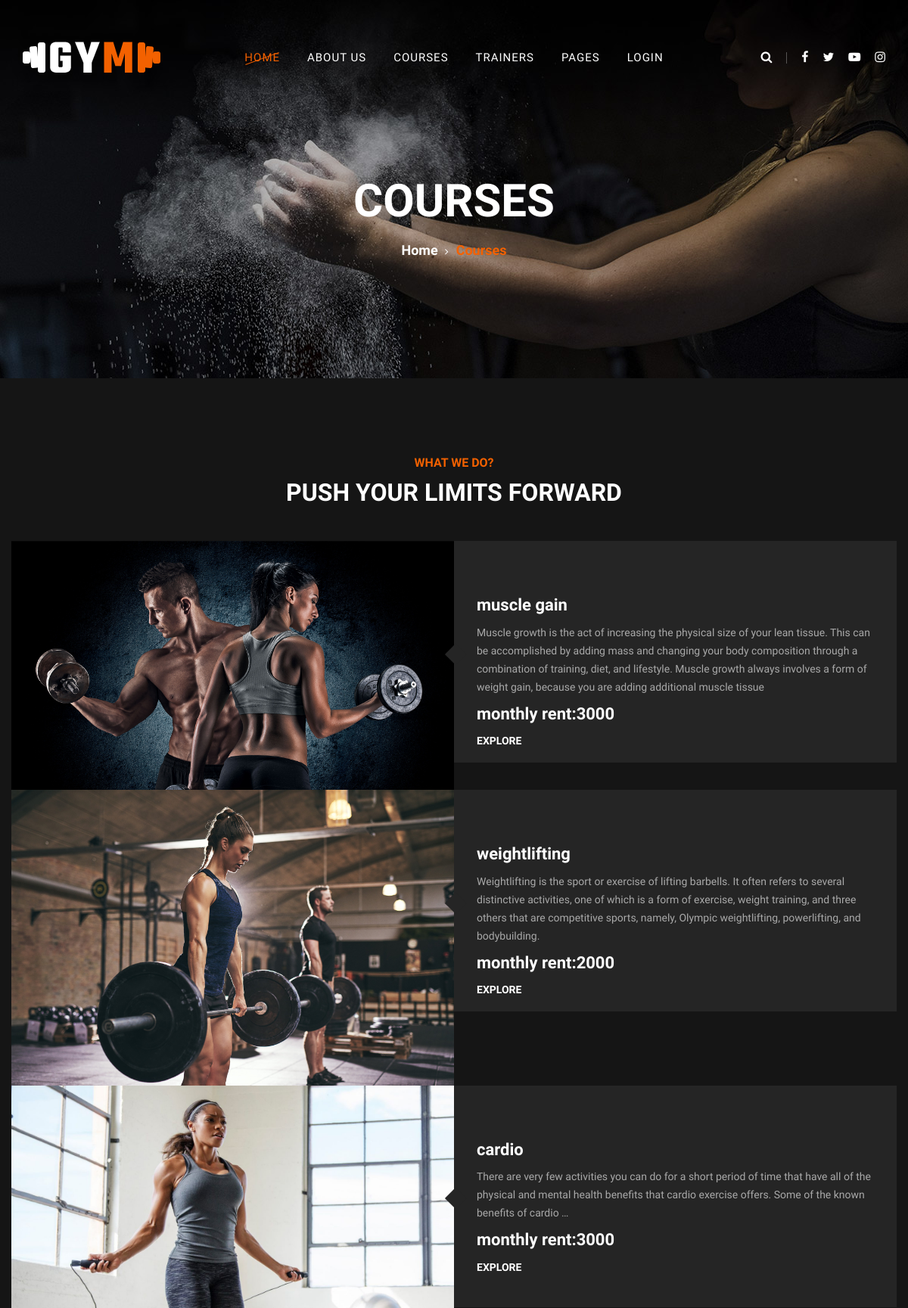
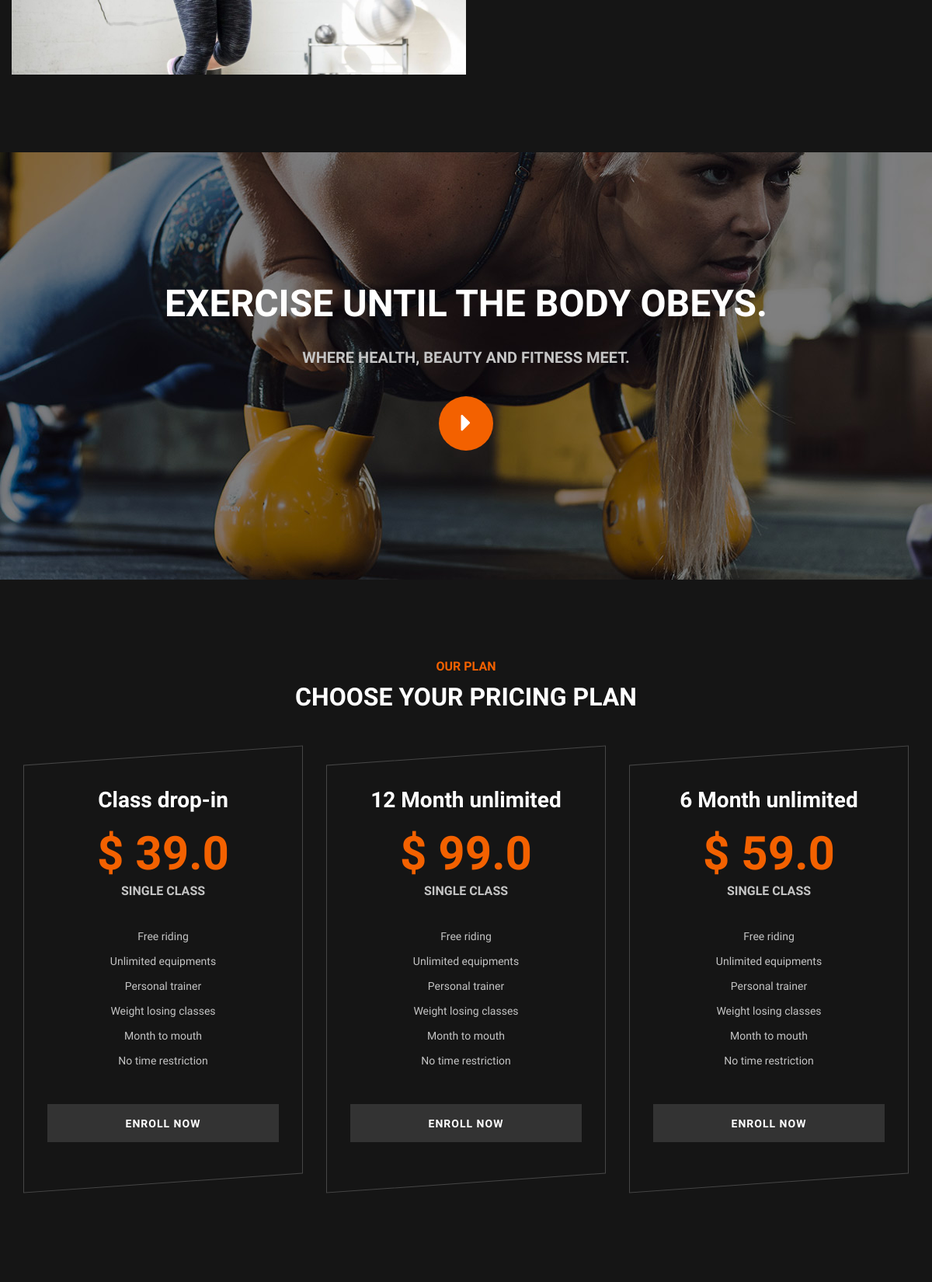
The page /course/course/ (upper part) on the database its author committed (2 pictures, top to bottom).
### course/models.py (models this page shows, shortened)
class Course(models.Model):
    course_name = models.CharField(max_length=100, unique=True)
    slug = models.SlugField(max_length=100, unique=True)
    price = models.IntegerField()
    image = models.ImageField(upload_to='course')
    description = models.TextField(max_length=500, blank=True)
    is_available = models.BooleanField(default=True)
    duration = models.DateField(null=True)
    def get_url(self):
        return reverse('course_details',args=[self.id])

### course/views.py (the view)
# urls.py: path('course/',views.course,name='course'),
def course(request):
    course = Course.objects.filter(is_available = True).order_by('-id')
    trainer = Trainer.objects.all()
    context ={
        'course': course
    }
    return render(request,'course.html',context)

### templates/course.html (shortened to what this page needs)
{% extends 'base.html' %}
{% load static %}
{% block content %}
<section class="breadcrumb-section set-bg" data-setbg="{%static 'img/breadcrumb-bg.jpg'%}">
    <div class="container">
        <div class="row">
            <div class="col-lg-12 text-center">
                <div class="breadcrumb-text">
                    <h2>Courses</h2>
                    <div class="bt-option">
                        <a href="./index.html">Home</a>
                        <span>Courses</span>
                    </div>
                </div>
            </div>
        </div>
    </div>
</section>
<section class="services-section spad">
    <div class="container">
        <div class="row">
            <div class="col-lg-12">
                <div class="section-title">
                    <span>What we do?</span>
                    <h2>PUSH YOUR LIMITS FORWARD</h2>
                </div>
            </div>
            {% if course %}
            {% for i in course %}
        </div>
        <div class="row">
            <div class="col-lg-6 order-lg-1 col-md-6 p-0">
                <div class="ss-pic"><a href=" {{ i.get_url}} ">
                    <img src="{{ i.image.url}}" alt="courses"></a>
                </div>
            </div>
            <div class="col-lg-6 order-lg-2 col-md-6 p-0">
                <div class="ss-text">
                    <h4>{{i.course_name}}</h4>
                    <p>{{i.description}}</p>
                    <h4>monthly rent:{{i.price}}</h4>
                    <a href="{% url 'course_details' i.id %}">Explore</a>
                </div>
            </div>
            {% endfor %}
            {% endif %}
        </div>
    </div>
</section>
<section class="banner-section set-bg" data-setbg="{%static 'img/banner-bg.jpg'%}">
    <div class="container">
        <div class="row">
            <div class="col-lg-12 text-center">
                <div class="bs-text service-banner">
                    <h2>Exercise until the body obeys.</h2>
                    <div class="bt-tips">Where health, beauty and fitness meet.</div>
                    <a href="https://www.youtube.com/watch?v=EzKkl64rRbM" class="play-btn video-popup"><i
                            class="fa fa-caret-right"></i></a>
                </div>
            </div>
        </div>
    </div>
</section>
<section class="pricing-section service-pricing spad">
    <div class="container">
        <div class="row">
            <div class="col-lg-12">
                <div class="section-title">
                    <span>Our Plan</span>
                    <h2>Choose your pricing plan</h2>
                </div>
            </div>
        </div>
        <div class="row justify-content-center">
            <div class="col-lg-4 col-md-8">
                <div class="ps-item">
                    <h3>Class drop-in</h3>
                    <div class="pi-price">
                        <h2>$ 39.0</h2>
                        <span>SINGLE CLASS</span>
                    </div>
                    <ul>
                        <li>Free riding</li>
                        <li>Unlimited equipments</li>
                        <li>Personal trainer</li>
                        <li>Weight losing classes</li>
                        <li>Month to mouth</li>
                        <li>No time restriction</li>
                    </ul>
                    <a href="#" class="primary-btn pricing-btn">Enroll now</a>
                </div>
            </div>
            <div class="col-lg-4 col-md-8">
                <div class="ps-item">
                    <h3>12 Month unlimited</h3>
                    <div class="pi-price">
                        <h2>$ 99.0</h2>
                        <span>SINGLE CLASS</span>
                    </div>
                    <ul>
                        <li>Free riding</li>
                        <li>Unlimited equipments</li>
                        <li>Personal trainer</li>
                        <li>Weight losing classes</li>
                        <li>Month to mouth</li>
                        <li>No time restriction</li>
                    </ul>
                    <a href="#" class="primary-btn pricing-btn">Enroll now</a>
                </div>
            </div>
            <div class="col-lg-4 col-md-8">
                <div class="ps-item">
                    <h3>6 Month unlimited</h3>
                    <div class="pi-price">
                        <h2>$ 59.0</h2>
                        <span>SINGLE CLASS</span>
                    </div>
                    <ul>
                        <li>Free riding</li>
                        <li>Unlimited equipments</li>
                        <li>Personal trainer</li>
                        <li>Weight losing classes</li>
                        <li>Month to mouth</li>
                        <li>No time restriction</li>
                    </ul>
                    <a href="#" class="primary-btn pricing-btn">Enroll now</a>
                </div>
            </div>
        </div>
    </div>
</section>
{% endblock %}

### static/css/barfiller.css (style rules this page uses)
body { font-family: Arial; }

### rows shown on the page
Course: image (picture), course_name "muscle gain", description "Muscle growth is the act of increasing the physical size of your lean tissue. This can be accomplished by adding mass and changing your body composition through a combination of training, diet, and lifestyle. Muscle growth always involves a form of weight gain, because you are adding additional muscle tissue", price "3000"
Course: image (picture), course_name "weightlifting", description "Weightlifting is the sport or exercise of lifting barbells. It often refers to several distinctive activities, one of which is a form of exercise, weight training, and three others that are competitive sports, namely, Olympic weightlifting, powerlifting, and bodybuilding.", price "2000"
Course: image (picture), course_name "cardio", description "There are very few activities you can do for a short period of time that have all of the physical and mental health benefits that cardio exercise offers. Some of the known benefits of cardio …", price "3000"
